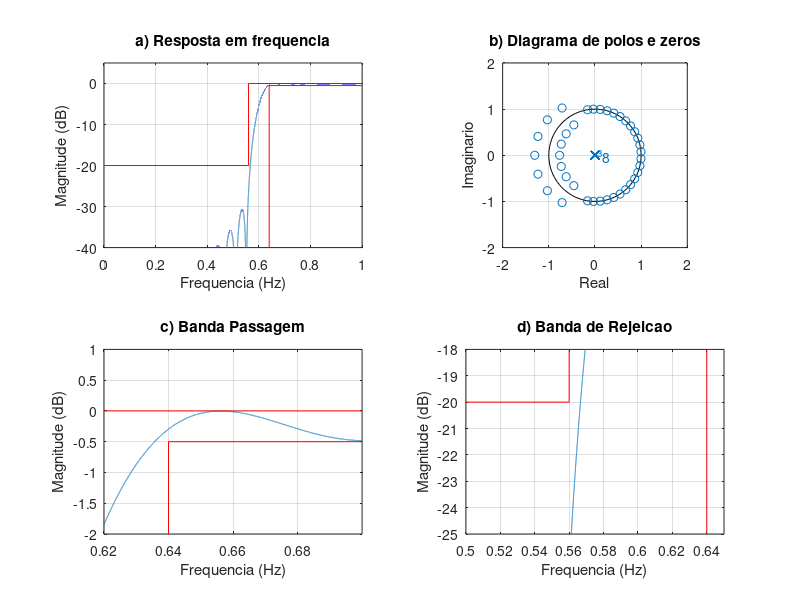
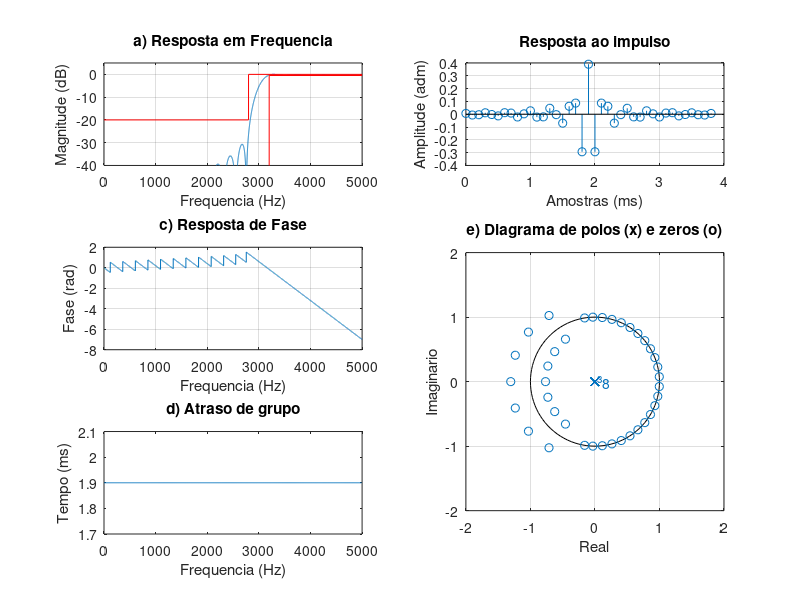

Reproduce these figures in MATLAB, in order. (Note: this script raises an error after producing the figures.)
% Projeto filtro 1
% LP - (fa = 10000 Hz, f1 = 2800 Hz; f2 = 3200 Hz, Ap = 0.5 dB, As = 20 dB, GdB = 0 dB)

close all;
clear all;
clc;

ExecutarAjuste = 1;

%% Especificacoes
fa = 10000; fs = 2800; fp = 3200;
Ap = 0.5; As = 20; GdB = 0;
wp = fp/fa*(2*pi); ws = fs/fa*(2*pi);

wc1 = sqrt(wp*ws); % media geometrica
Dw1 = wp - ws;
G0 = GdB;

%% Projeto inicial
Dw = Dw1;
wc = wc1;
Ask = As;
if ExecutarAjuste
    Ask = Ask + 9; % Ajuste BP
end

betha = 0.5842*(Ask-21)^0.4 + 0.07886*(Ask-21);
M1 = ceil((Ask - 8)/(2.285*Dw)+1);
M = M1;
% M = 20;
% G0 = -5.5 + 1;

if ExecutarAjuste
    % primeiro ajuste
    G0 = 0.295; % db

    % segundo ajuste M (n/2)
    wp2 = 0.6196*pi; ws2 = 0.5813*pi;
    Dw2 = wp2 -ws2;
    M2 = ceil(M1*Dw2/Dw1); % nova ordem do filtro 2*M2
    M = M2;

    % ajuste deslocamento
    wc2 = wc1 - ((0.0037+0.0013)/2)*pi;
    wc = wc2;
end


N = 2*M+1;
betha = 0.5842*(Ask-21)^0.4 + 0.07886*(Ask-21);
wk = kaiser(N, betha)';
% wk = chebwin(N, As)';
% wk = gausswin(N, 1/As)';
% wk = tukeywin(N)';
% wk = taylorwin(N)';

k = 1:M;
% HP
bi = -sin(wc*k)./(pi*k);
b0 = 1-wc/pi;
b = [flip(bi) b0 bi];

b = b.*wk*10^(-G0/20); % janela de keiser

%%
figure(1)
subplot(221)
[h, w] = freqz(b, 1, linspace(0,pi,100000));
% plot(w/pi, abs(h)); grid on;
plot(w/pi, 20*log10(abs(h))); grid on;
title('a) Resposta em frequencia')
ylim([-40 5])
hold on;
plot([pi,wp,wp]/pi,[-Ap,-Ap,-80], '-red')
plot([0,ws/pi,ws/pi,1],[-As,-As,0,0], '-red')
xlabel('Frequencia (Hz)');
ylabel('Magnitude (dB)');

subplot(222)
zplane(b, 1); axis([-2 2 -2 2]);
title('b) Diagrama de polos e zeros')
xlabel('Real');
ylabel('Imaginario');

subplot(223)
plot(w/pi, 20*log10(abs(h)));
title('c) Banda Passagem')
grid on; hold on;
plot([pi,wp,wp]/pi,[-Ap,-Ap,-80], '-red')
plot([0,ws/pi,ws/pi,1],[-As,-As,0,0], '-red')
xlim([0.62 0.7]); ylim([-2 1]);
xlabel('Frequencia (Hz)');
ylabel('Magnitude (dB)');

subplot(224)
plot(w/pi, 20*log10(abs(h)));
title('d) Banda de Rejeicao')
grid on; hold on;
plot([pi,wp,wp]/pi,[-Ap,-Ap,-80], '-red')
plot([0,ws/pi,ws/pi,1],[-As,-As,0,0], '-red')
xlim([0.5 0.65]); ylim([-25 -18]);
xlabel('Frequencia (Hz)');
ylabel('Magnitude (dB)');

%%
figure(2)
%suptitle(['HP FIR ' num2str(fs) '-' num2str(fp) ' Ordem: ' num2str(N)])

escala = fa/2;
subplot(3,2,[4 6])
zplane(b, 1);
axis([-2 2 -2 2])
title('e) Diagrama de polos (x) e zeros (o)')
xlabel('Real');
ylabel('Imaginario');

clear h w
[h, w] = freqz(b, 1, 'whole');

subplot(322)
x_imp = [0:length(b)-1]/fa*1000;
stem(x_imp, b); grid on;
title('Resposta ao impulso')
xlabel('Amostras (ms)');
ylabel('Amplitude (adm)');

subplot(321)
[h, w] = freqz(b, 1, linspace(0,pi,10000));
% plot(w/pi, abs(h)); grid on;
plot(w/pi*escala, 20*log10(abs(h))); grid on;
hold on;
title('a) Resposta em Frequencia')
ylim([-40 5])
Amin = 80;
plot([0,fs,fs,fa/2],[-As,-As,0,0], 'r')
plot([fa/2,fp,fp,],[-Ap,-Ap,-80], 'r')
xlim([0 fa/2])
xlabel('Frequencia (Hz)');
ylabel('Magnitude (dB)');

subplot(323)
plot(w/pi*escala, unwrap(angle(h))/pi); grid on;
title('c) Resposta de Fase')
xlabel('Frequencia (Hz)');
ylabel('Fase (rad)');

subplot(325)
[del_y, del_x] = grpdelay(b, 1);
plot(del_x/pi*fa/2, del_y/fa*1000);
title('d) Atraso de grupo')
xlabel('Frequencia (Hz)');
ylabel('Tempo (ms)');

%%
syms z
H(z) = poly2sym(b, z);
pretty(vpa(collect(H(z)), 3))
